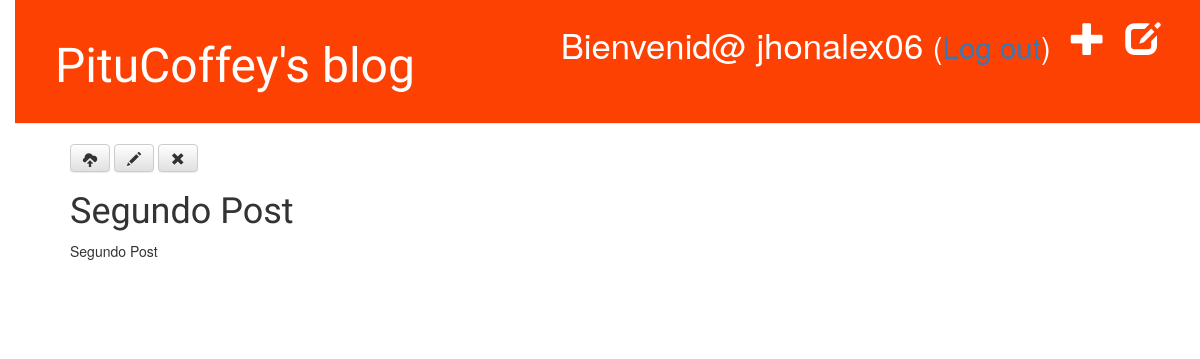
The app's page /post/2/ (signed in), older data.
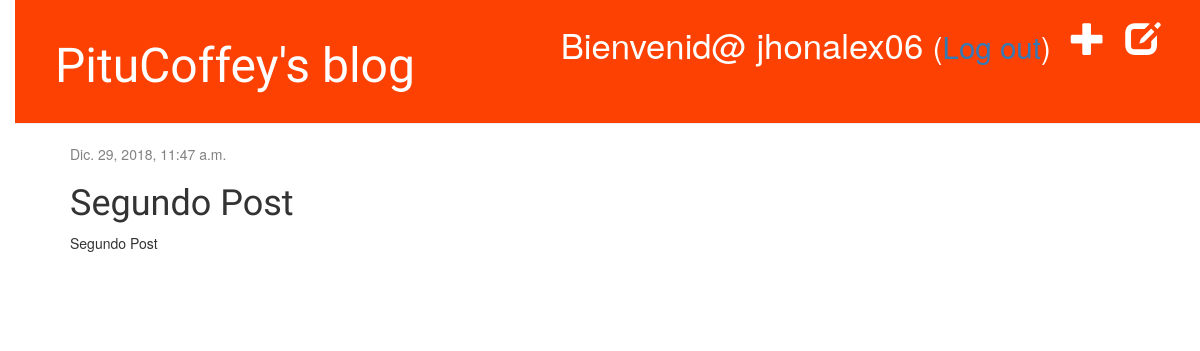
The same page, newer data.
### blog/models.py (models this page shows, shortened)
class Post(models.Model):
    author = models.ForeignKey('auth.User')
    title = models.CharField(max_length=200)
    text = models.TextField()
    created_date = models.DateTimeField(
            default=timezone.now)
    published_date = models.DateTimeField(
            blank=True, null=True)

### blog/views.py (the view)
# urls.py: url(r'^post/(?P<pk>\d+)/$', views.post_detail, name='post_detail'),
def post_detail(request, pk):
    post = get_object_or_404(Post, pk=pk)
    return render(request, 'blog/post_detail.html', {'post': post})

### blog/templates/blog/post_detail.html
{% extends 'blog/base.html' %}
{% block content %}
    <div class="post">
      {% if post.published_date %}
          <div class="date">
              {{ post.published_date }}
          </div>
      {% else %}
          <a class="btn btn-default" href="{% url 'post_publish' pk=post.pk %}"><span class="glyphicon glyphicon-cloud-upload"></span></a>
          <a class="btn btn-default" href="{% url 'post_edit' pk=post.pk %}"><span class="glyphicon glyphicon-pencil"></span></a>
          <a class="btn btn-default" href="{% url 'post_remove' pk=post.pk %}"><span class="glyphicon glyphicon-remove"></span></a>
      {% endif %}
        <h1>{{ post.title }}</h1>
        <p>{{ post.text|linebreaksbr }}</p>
    </div>
{% endblock %}

### blog/templates/blog/base.html (shortened to what this page needs)
{% load staticfiles %}
<html>
    <head>
        <link rel="stylesheet" href="//maxcdn.bootstrapcdn.com/bootstrap/3.2.0/css/bootstrap.min.css">
        <link rel="stylesheet" href="//maxcdn.bootstrapcdn.com/bootstrap/3.2.0/css/bootstrap-theme.min.css">
        <link rel="stylesheet" href="{% static 'css/blog.css' %}">
    </head>
    <body>
        <div class="page-header">
            {% if user.is_authenticated %}
              <a href="{% url 'post_draft_list' %}" class="top-menu"><span class="glyphicon glyphicon-edit"></span></a>
              <a href="{% url 'post_new' %}" class="top-menu"><span class="glyphicon glyphicon-plus"></span></a>
              <p class="top-menu">Bienvenid@ {{ user.username }} <small>(<a href="{% url 'logout' %}">Log out</a>)</small></p>
            {% else %}
              <a href="{% url 'login' %}" class="top-menu"><span class="glyphicon glyphicon-lock"></span></a>
            {% endif %}
            <h1><a href="/">PituCoffey's blog</a></h1>
        </div>
        <div class="content container">
            <div class="row">
                <div class="col-md-8">
                {% block content %}
                {% endblock %}
                </div>
            </div>
        </div>
    </body>
</html>

### blog/static/css/blog.css (style rules this page uses)
h1 a { color: #fc4103; font-family: 'Lobster'; }
body { padding-left: 15px; }
.page-header { background-color: #fc4103; margin-top: 0; padding: 20px 20px 20px 40px; }
.page-header h1, .page-header h1 a, .page-header h1 a:visited, .page-header h1 a:active { color: #ffffff; font-size: 36pt; text-decoration: none; }
.content { margin-left: 40px; }
h1, h2, h3, h4 { font-family: 'Lobster', cursive; }
.date { color: #828282; }
.top-menu, .top-menu:hover, .top-menu:visited { color: #ffffff; float: right; font-size: 26pt; margin-right: 20px; }
.post { margin-bottom: 70px; }

Row changes from the older to the newer data that the page shows:
changed Post "Segundo Post": published_date (not shown) → "Dic. 29, 2018, 11:47 a.m."
